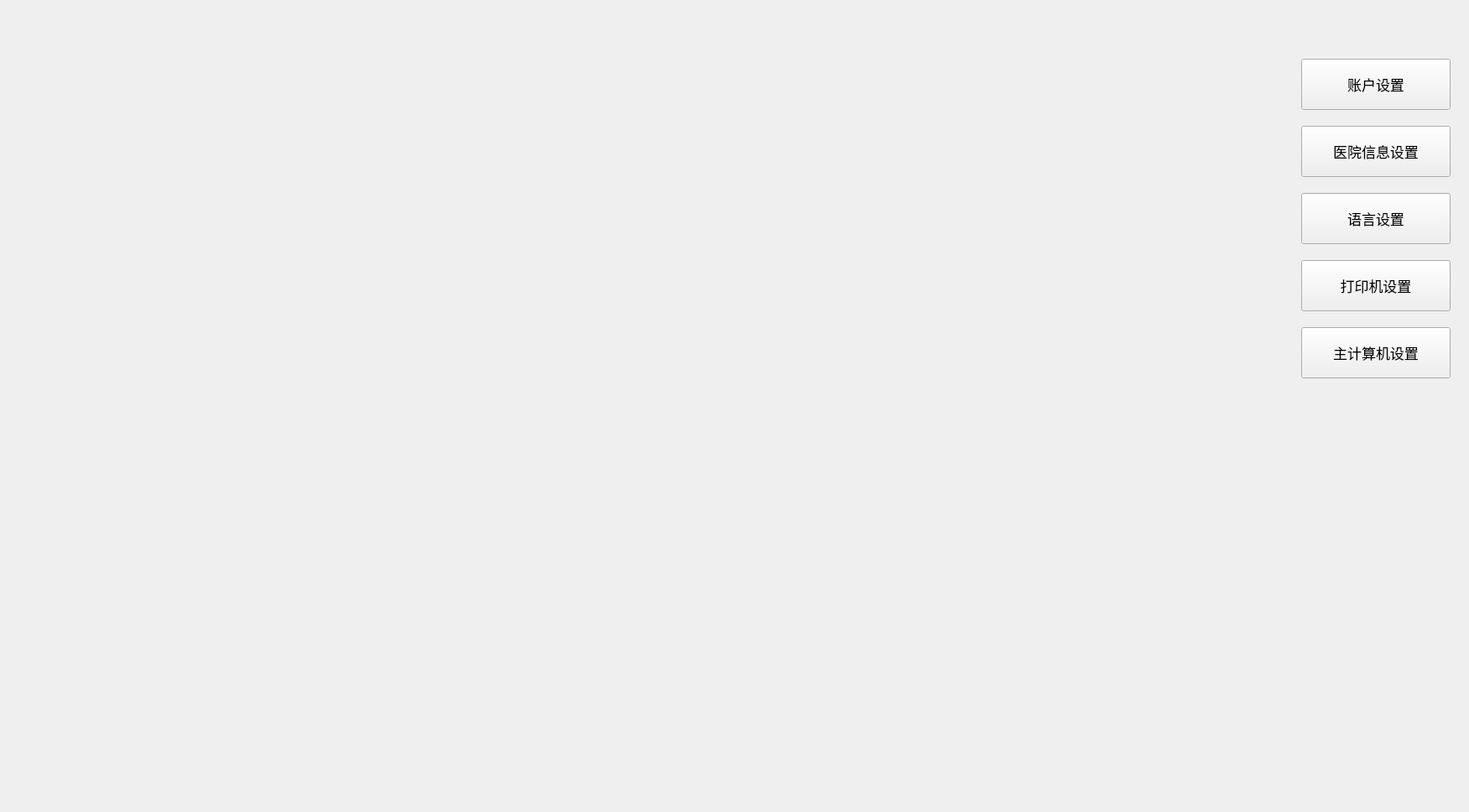
<?xml version="1.0" encoding="UTF-8"?>
<ui version="4.0">
 <class>frmUserSet</class>
 <widget class="QWidget" name="frmUserSet">
  <property name="geometry">
   <rect>
    <x>0</x>
    <y>0</y>
    <width>1751</width>
    <height>968</height>
   </rect>
  </property>
  <property name="windowTitle">
   <string>Form</string>
  </property>
  <widget class="CusView" name="usersetFunMenu" native="true">
   <property name="geometry">
    <rect>
     <x>1525</x>
     <y>0</y>
     <width>226</width>
     <height>968</height>
    </rect>
   </property>
   <property name="focusPolicy">
    <enum>Qt::ClickFocus</enum>
   </property>
   <widget class="QtMaterialFlatButton" name="btnAccount">
    <property name="geometry">
     <rect>
      <x>26</x>
      <y>70</y>
      <width>178</width>
      <height>61</height>
     </rect>
    </property>
    <property name="font">
     <font>
      <family>Noto Sans CJK SC</family>
      <pointsize>13</pointsize>
      <weight>50</weight>
      <bold>false</bold>
      <stylestrategy>PreferDefault</stylestrategy>
     </font>
    </property>
    <property name="focusPolicy">
     <enum>Qt::NoFocus</enum>
    </property>
    <property name="text">
     <string>账户设置</string>
    </property>
    <property name="iconSize">
     <size>
      <width>37</width>
      <height>32</height>
     </size>
    </property>
    <property name="checkable">
     <bool>false</bool>
    </property>
    <property name="checked">
     <bool>false</bool>
    </property>
    <property name="autoExclusive">
     <bool>true</bool>
    </property>
   </widget>
   <widget class="QtMaterialFlatButton" name="btnHospInfo">
    <property name="geometry">
     <rect>
      <x>26</x>
      <y>150</y>
      <width>178</width>
      <height>61</height>
     </rect>
    </property>
    <property name="font">
     <font>
      <family>Noto Sans CJK SC</family>
      <pointsize>13</pointsize>
      <weight>50</weight>
      <bold>false</bold>
      <stylestrategy>PreferDefault</stylestrategy>
     </font>
    </property>
    <property name="focusPolicy">
     <enum>Qt::NoFocus</enum>
    </property>
    <property name="text">
     <string>医院信息设置</string>
    </property>
    <property name="iconSize">
     <size>
      <width>37</width>
      <height>32</height>
     </size>
    </property>
    <property name="checkable">
     <bool>false</bool>
    </property>
    <property name="checked">
     <bool>false</bool>
    </property>
    <property name="autoExclusive">
     <bool>true</bool>
    </property>
   </widget>
   <widget class="QtMaterialFlatButton" name="btnLanguage">
    <property name="geometry">
     <rect>
      <x>26</x>
      <y>230</y>
      <width>178</width>
      <height>61</height>
     </rect>
    </property>
    <property name="font">
     <font>
      <family>Noto Sans CJK SC</family>
      <pointsize>13</pointsize>
      <weight>50</weight>
      <bold>false</bold>
      <stylestrategy>PreferDefault</stylestrategy>
     </font>
    </property>
    <property name="focusPolicy">
     <enum>Qt::NoFocus</enum>
    </property>
    <property name="text">
     <string>语言设置</string>
    </property>
    <property name="iconSize">
     <size>
      <width>37</width>
      <height>32</height>
     </size>
    </property>
    <property name="checkable">
     <bool>false</bool>
    </property>
    <property name="checked">
     <bool>false</bool>
    </property>
    <property name="autoExclusive">
     <bool>true</bool>
    </property>
   </widget>
   <widget class="QtMaterialFlatButton" name="btnPrinter">
    <property name="geometry">
     <rect>
      <x>26</x>
      <y>310</y>
      <width>178</width>
      <height>61</height>
     </rect>
    </property>
    <property name="font">
     <font>
      <family>Noto Sans CJK SC</family>
      <pointsize>13</pointsize>
      <weight>50</weight>
      <bold>false</bold>
      <stylestrategy>PreferDefault</stylestrategy>
     </font>
    </property>
    <property name="focusPolicy">
     <enum>Qt::NoFocus</enum>
    </property>
    <property name="text">
     <string>打印机设置</string>
    </property>
    <property name="iconSize">
     <size>
      <width>37</width>
      <height>32</height>
     </size>
    </property>
    <property name="checkable">
     <bool>false</bool>
    </property>
    <property name="checked">
     <bool>false</bool>
    </property>
    <property name="autoExclusive">
     <bool>true</bool>
    </property>
   </widget>
   <widget class="QtMaterialFlatButton" name="btnLis">
    <property name="geometry">
     <rect>
      <x>26</x>
      <y>390</y>
      <width>178</width>
      <height>61</height>
     </rect>
    </property>
    <property name="font">
     <font>
      <family>Noto Sans CJK SC</family>
      <pointsize>13</pointsize>
      <weight>50</weight>
      <bold>false</bold>
      <stylestrategy>PreferDefault</stylestrategy>
     </font>
    </property>
    <property name="focusPolicy">
     <enum>Qt::NoFocus</enum>
    </property>
    <property name="text">
     <string>主计算机设置</string>
    </property>
    <property name="iconSize">
     <size>
      <width>37</width>
      <height>32</height>
     </size>
    </property>
    <property name="checkable">
     <bool>false</bool>
    </property>
    <property name="checked">
     <bool>false</bool>
    </property>
    <property name="autoExclusive">
     <bool>true</bool>
    </property>
   </widget>
  </widget>
  <widget class="CusView" name="wgtUserSetBg" native="true">
   <property name="geometry">
    <rect>
     <x>30</x>
     <y>40</y>
     <width>1471</width>
     <height>881</height>
    </rect>
   </property>
   <property name="minimumSize">
    <size>
     <width>0</width>
     <height>530</height>
    </size>
   </property>
   <layout class="QVBoxLayout" name="verticalLayout">
    <item>
     <widget class="QStackedWidget" name="stkUserCenter">
      <widget class="QWidget" name="page"/>
      <widget class="QWidget" name="page_2"/>
      <widget class="QWidget" name="page_3"/>
      <widget class="QWidget" name="page_4"/>
      <widget class="QWidget" name="page_5"/>
     </widget>
    </item>
   </layout>
  </widget>
 </widget>
 <customwidgets>
  <customwidget>
   <class>QtMaterialFlatButton</class>
   <extends>QPushButton</extends>
   <header>qtmaterialflatbutton.h</header>
  </customwidget>
  <customwidget>
   <class>CusView</class>
   <extends>QWidget</extends>
   <header>cusview.h</header>
   <container>1</container>
  </customwidget>
 </customwidgets>
 <resources/>
 <connections/>
</ui>
